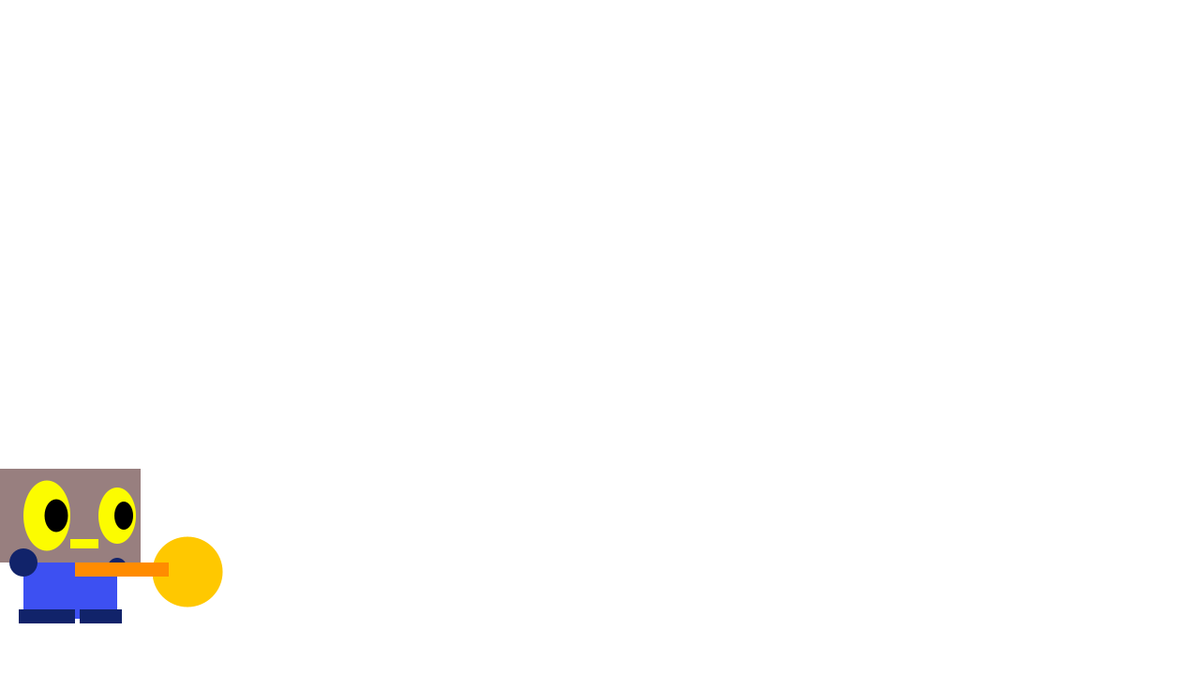
Frame 1 (no input)
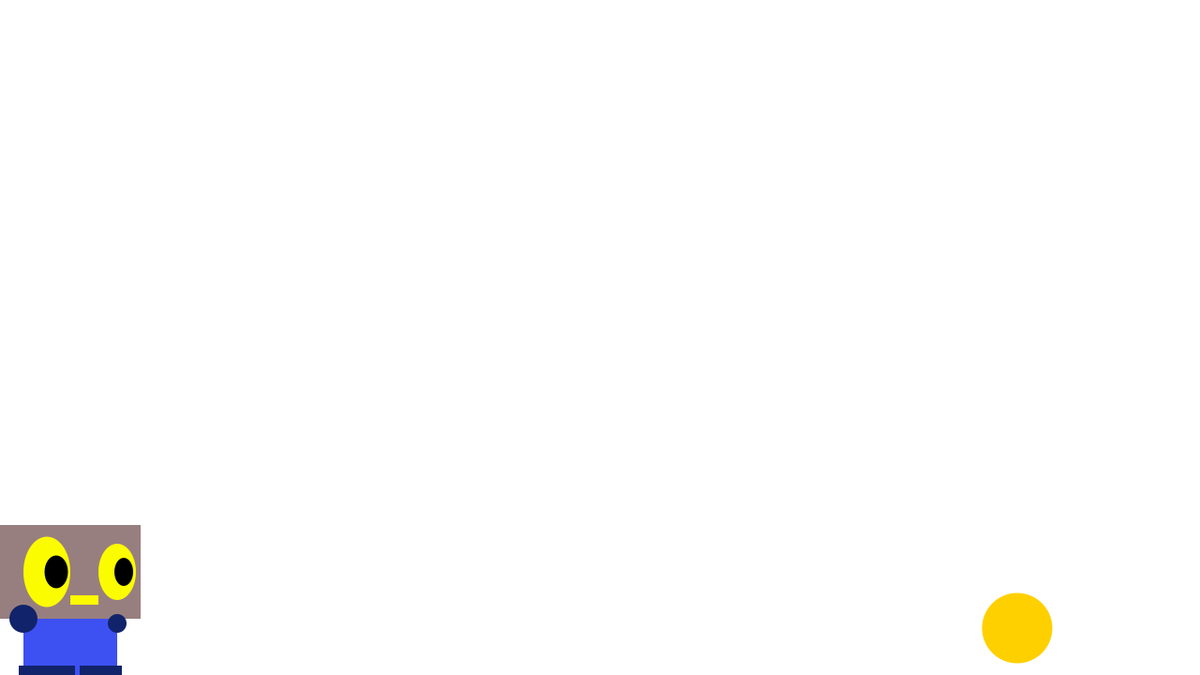
Frame 60 (the mouse pressed at the canvas centre just before this capture)
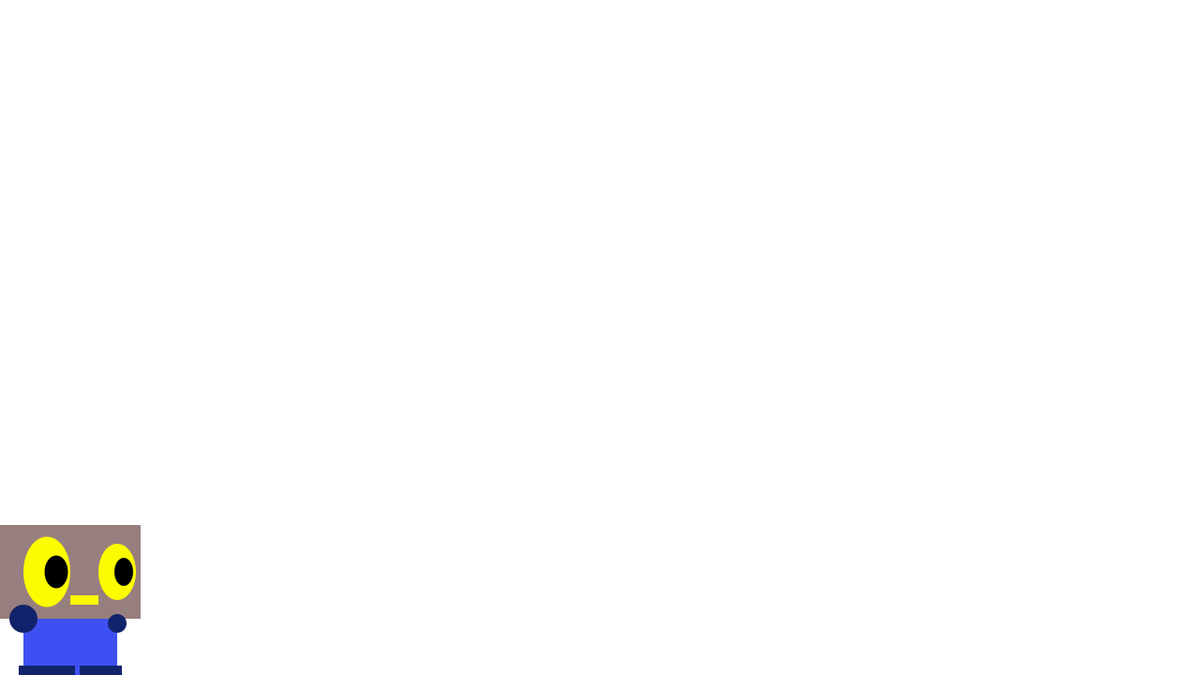
Frame 120 (the mouse held since frame 60 and released just before this capture)

The Processing sketch that drew these frames (run headless with seeded random() and noise(); from frame 60 on, the mouse is pressed at the canvas centre):

// Processing sketch: processing_103783
// ── processing_103783.pde

float xPos;
float yPos;
float blast;
float laser;
float vx;
float vy;
float jumpHeight;
void setup()
{
  size (1280, 720);
  noStroke();
  background(255);
  yPos = 0;
  blast = xPos;
  laser = xPos;
  vx = 100;
  jumpHeight = 550;
  noCursor();
}
void draw()
{
  background (255);
  robo();

  //Fire Blast
  if (key == 'f' && keyPressed)
  {
    blast = xPos;
    fill(17, 35, 106);

    //Left Arm
    rect(xPos + 125, yPos + 600, 50, 15);
  }

  //Fire Ball
  fill(255, random (100, 255), 0);
  ellipse(blast + 200, yPos + 610, 75, 75);
  blast = blast + 15;
  
  //Laser
  if (key == 'd' && keyPressed)
  {
    laser = xPos;
    fill(17, 35, 106);

    //Right Arm
    rect(xPos + 20, yPos + 600, 60, 15);
  }
  
  //Laser Stream
  fill(255, random (100, 255), 0);
  rect(laser + 80, yPos + 600, 100, 15);
  laser = laser + 500;

  //Jump
  if (key == ' ' && keyPressed)
  { 
    //Gravity
    if (yPos + 850 > jumpHeight)
    {
      yPos = yPos - 50;
    }
  }
    
    //Jump Control
    if (yPos + 500 <= jumpHeight)
    {
    yPos = yPos + 10;
    }
}

void robo()
{
  //Head
  fill(152, 127, 127);
  rect(xPos, yPos + 500, 150, 100);

  //Eyes
  fill(252, 252, 0);
  ellipse(xPos + 50, yPos + 550, 50, 75);
  ellipse(xPos + 125, yPos + 550, 40, 60);

  //Mouth
  rect(xPos+75, yPos + 575, 30, 10);

  //Pupils
  fill(xPos-95, 0, 0);
  ellipse(xPos + 60, yPos + 550, 25, 35);
  ellipse(xPos + 132, yPos + 550, 20, 30);

  //Torso
  fill(61, 80, 242);
  rect(xPos + 25, yPos + 600, 100, 60);

  //Shoulders
  fill(17, 35, 106);
  ellipse(xPos + 25, yPos + 600, 30, 30);
  ellipse(xPos + 125, yPos + 605, 20, 20);

  //Right Arm
  //rect(xPos + 10, yPos + 600, 15, 60);

  //Legs
  rect(xPos + 20, yPos + 650, 60, 15);
  rect(xPos + 85, yPos + 650, 45, 15);
}

//Arrow Controls
void keyPressed()
{
  if (key == CODED)
  {
    if (keyCode == LEFT)
    {
      xPos = xPos - 45;
    } else if (keyCode == RIGHT)
    {
      xPos = xPos + 45;
    }
  }
}
